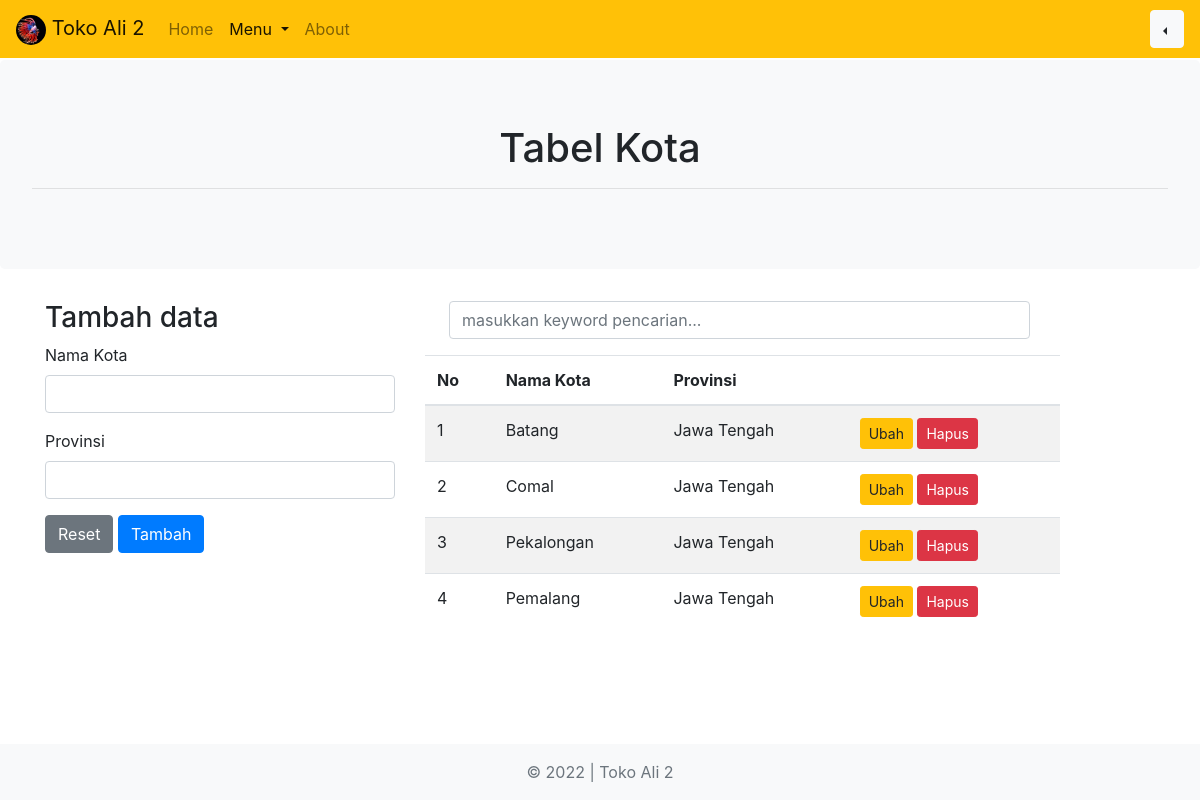
The page /php/kota.php (signed in) on the database as committed earlier.
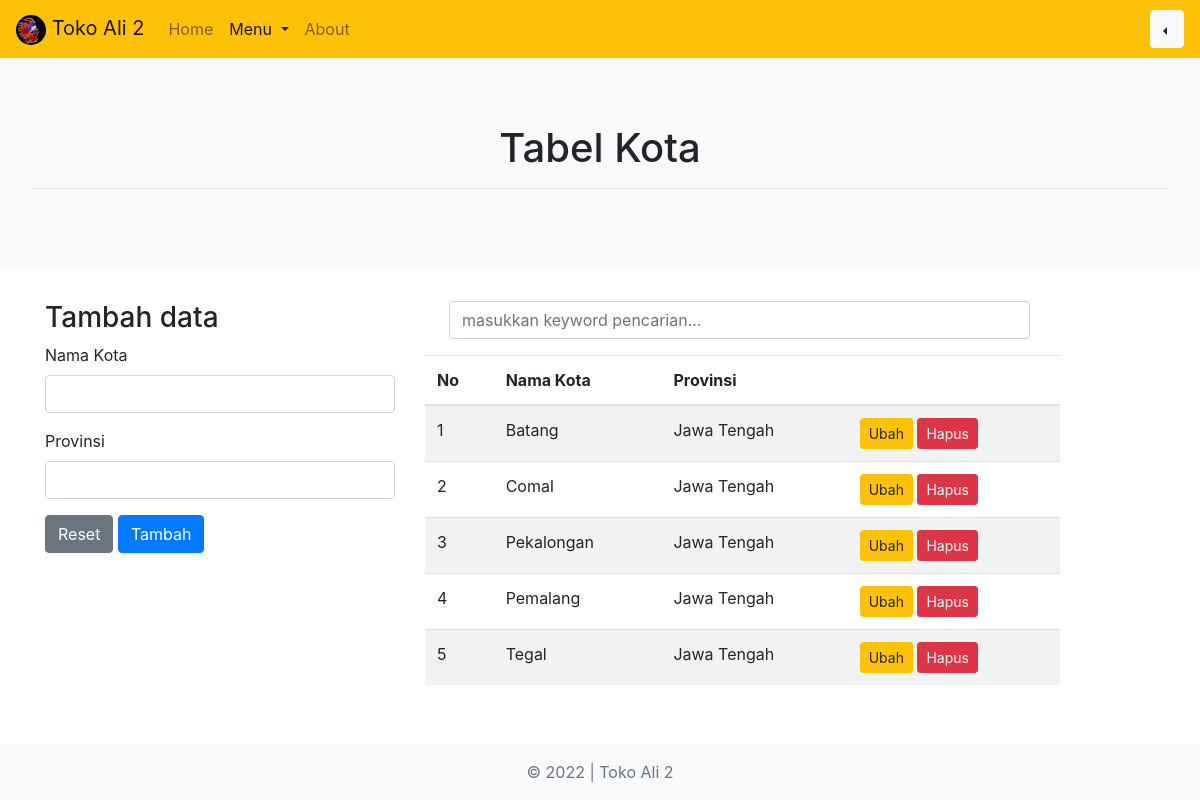
The same page on the database as committed later.
### tables this page shows
CREATE TABLE `kota` (
  `kd_kota` int(5) NOT NULL,
  `nm_kota` varchar(20) NOT NULL,
  `provinsi` varchar(20) NOT NULL
);

### php/functions.php (called while the page is built, shortened)
<?php
function koneksi()
{
  return mysqli_connect('localhost', 'root', '', 'toko_ali_2');
}
function query($query)
{
  $conn = koneksi();
  $result = mysqli_query($conn, $query);
  $rows = [];
  while ($row = mysqli_fetch_assoc($result)) {
    $rows[] = $row;
  }
  return $rows;
}

### php/kota.php (the view, shortened to what this page needs)
<?php
require_once "functions.php";
$kota = query("SELECT * FROM kota");
$aksi = "Tambah";
$nama = null;
$provinsi = null;
$a = null;
?>
<!DOCTYPE html>
<html lang="en">
<head>
  <link rel="stylesheet" href="../css/bootstrap.css">
</head>
<body class="d-flex flex-column h-100">
  <header>
    <nav class="navbar fixed-top navbar-expand-lg navbar-light bg-warning">
      <a class="navbar-brand" href="index.php">
        <img src="../img/ikan-cupang-comb-tail_169.jpeg" alt="judul" width="30px" class="shadows rounded-circle">
        Toko Ali 2
      </a>
      <div class="collapse navbar-collapse" id="navbarSupportedContent">
        <ul class="navbar-nav mr-auto">
          <li class="nav-item ">
            <a class="nav-link" href="index.php">Home <span class="sr-only">(current)</span></a>
          </li>
          <li class="nav-item active dropdown">
            <a class="nav-link dropdown-toggle" href="#" id="navbarDropdown" role="button" data-toggle="dropdown" aria-haspopup="true" aria-expanded="false">
              Menu
            </a>
          </li>
          <li class="nav-item ">
            <a class="nav-link" href="about.php">About <span class="sr-only">(current)</span></a>
          </li>
        </ul>
        <div class="dropdown dropleft">
          <button class="btn btn-light dropdown-toggle" type="button" id="dropdownMenuButton" data-toggle="dropdown" aria-haspopup="true" aria-expanded="false">
          </button>
        </div>
      </div>
    </nav>
  </header>
  <main role="main" class="flex-shrink-0">
    <div class="jumbotron text-center bg-light " style="margin-top: 60px;">
      <h1 class="">Tabel Kota</h1>
      <hr>
    </div>
    <div class="container">
      <div class="row">
        <div class="col-md-4">
          <h3 class=""><?= $aksi; ?> data</h3>
          <form action="" method="POST">
            <div class="form-group">
              <label for="nama">Nama Kota</label>
              <input type="text" class="form-control" id="nama" name="nama" required autocomplete="off" value="<?= $nama; ?>" <?= $a; ?>>
            </div>
            <div class="form-group">
              <label for="provinsi">Provinsi</label>
              <input type="text" class="form-control" id="provinsi" name="provinsi" required autocomplete="off" value="<?= $provinsi; ?>" <?= $a; ?>>
            </div>
            <button type="reset" class="btn btn-secondary">Reset</button>
            <button type="submit" class="btn btn-primary" name="<?= $aksi; ?>"><?= $aksi; ?></button>
          </form>
        </div>
        <div class="col-md-7">
          <form action="" method="POST" class=" mx-4  d-inline-block ">
            <div class="form-group ">
              <input type="text" class="form-control keyword" name="keyword" placeholder="masukkan keyword pencarian..." autocomplete="off" size="50">
            </div>
          </form>
          <div class="tabel mb-5">
            <table class="table table-striped">
              <thead>
                <tr>
                  <th>No</th>
                  <th>Nama Kota</th>
                  <th>Provinsi</th>
                  <th></th>
                </tr>
              </thead>
              <tbody>
                <?php
                $i = 1;
                foreach ($kota as $k) : ?>
                  <tr>
                    <td><?= $i++; ?></td>
                    <td><?= $k['nm_kota']; ?></td>
                    <td><?= $k['provinsi']; ?></td>
                    <td>
                      <a class="btn btn-warning btn-sm" href="?u=1&kd_kota=<?= $k['kd_kota']; ?>">Ubah</a>
                      <a class="btn btn-danger btn-sm" href="?h=1&kd_kota=<?= $k['kd_kota']; ?>" onclick="return confirm('apakah anda yakin?');">Hapus</a>
                    </td>
                  </tr>
                <?php endforeach; ?>
              </tbody>
            </table>
          </div>
        </div>
      </div>
    </div>
  </main>
  <footer class="footer mt-auto py-3  bg-light fixed-bottom">
    <div class="container text-center ">
      <span class="text-muted ">&copy; 2022 | Toko Ali 2</span>
    </div>
  </footer>
</body>
</html>

Rows that differ between the two databases and show on the page:
added kota: nm_kota "Tegal", provinsi "Jawa Tengah"
